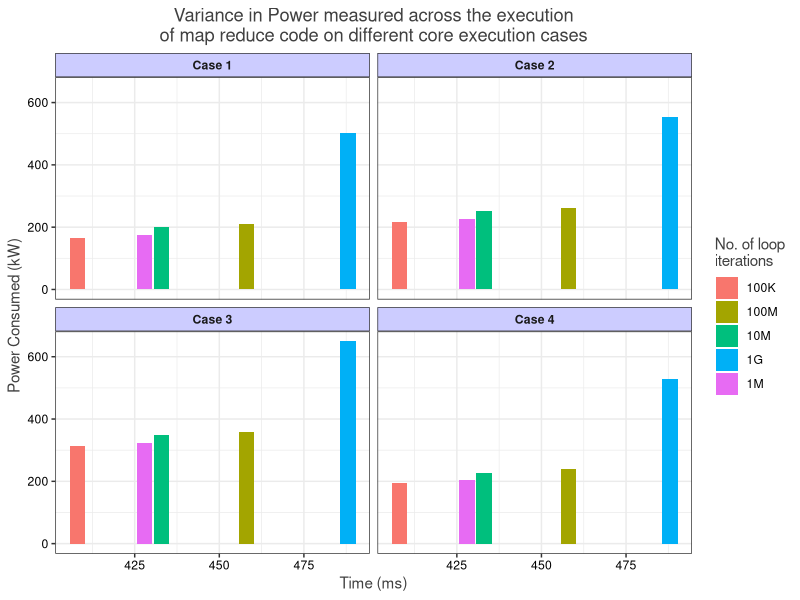
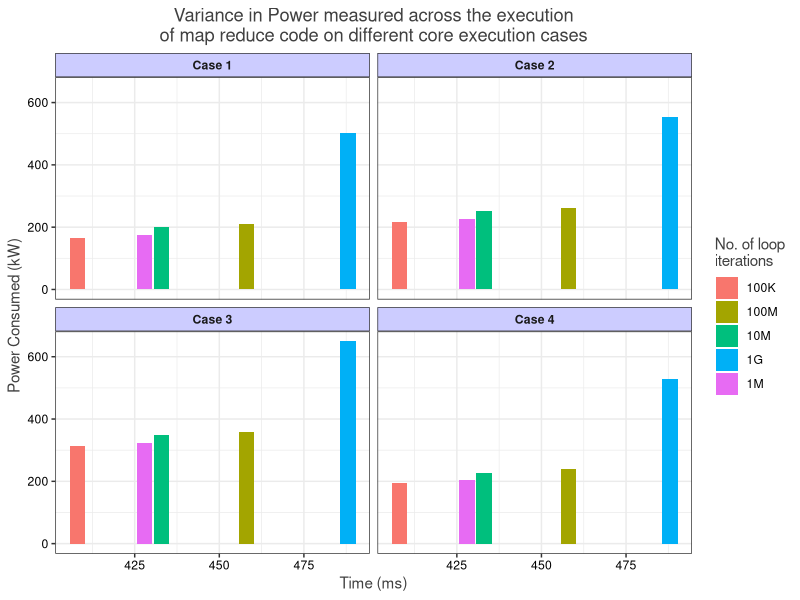

Generate these figures, in order, with R:
library(tidyverse)
library(ggplot2)


pmeas<-read_csv("Dataset_Template.csv",col_names = TRUE)
summary(pmeas)


mod_pmeas <- pmeas %>%   
  group_by(`Case Number`,`Loop Count`)%>% 
  summarize(Avg_time=mean(`Time(ms)`),Avg_Power=mean(`Power(kW)`)) 


mod_pmeas<-mod_pmeas %>% 
  mutate(Lines_Code = ifelse(`Loop Count`==100000,"100K",
        ifelse(`Loop Count`==1000000,"1M",
  ifelse(`Loop Count`==10000000,"10M",
  ifelse(`Loop Count`==100000000,"100M","1G")))))           
           

fctlb <-c("1" = "Case 1", "2"="Case 2","3"="Case 3", "4"="Case 4")

p<-ggplot(mod_pmeas)+geom_col(aes(x=Avg_time,y=Avg_Power,
              fill=Lines_Code))+
  facet_wrap(~`Case Number`, labeller=labeller(`Case Number`= fctlb))+
  xlab("Time (ms)")+
  ylab("Power Consumed (kW)")+
  ggtitle("Variance in Power measured across the execution\nof map reduce code on different core execution cases")+
  theme_bw()


p +theme(plot.title = element_text(hjust=0.5),
           title = element_text(colour = "gray25"),
           strip.text.x=element_text(face="bold"),
           strip.background = element_rect(fill="#CCCCFF"),
           axis.text =element_text(color ="black" ) )+
    guides(fill=guide_legend(title="No. of loop\niterations"))
   

ggsave(filename="power_measurement.png",width=9,height=7,dpi=300)  